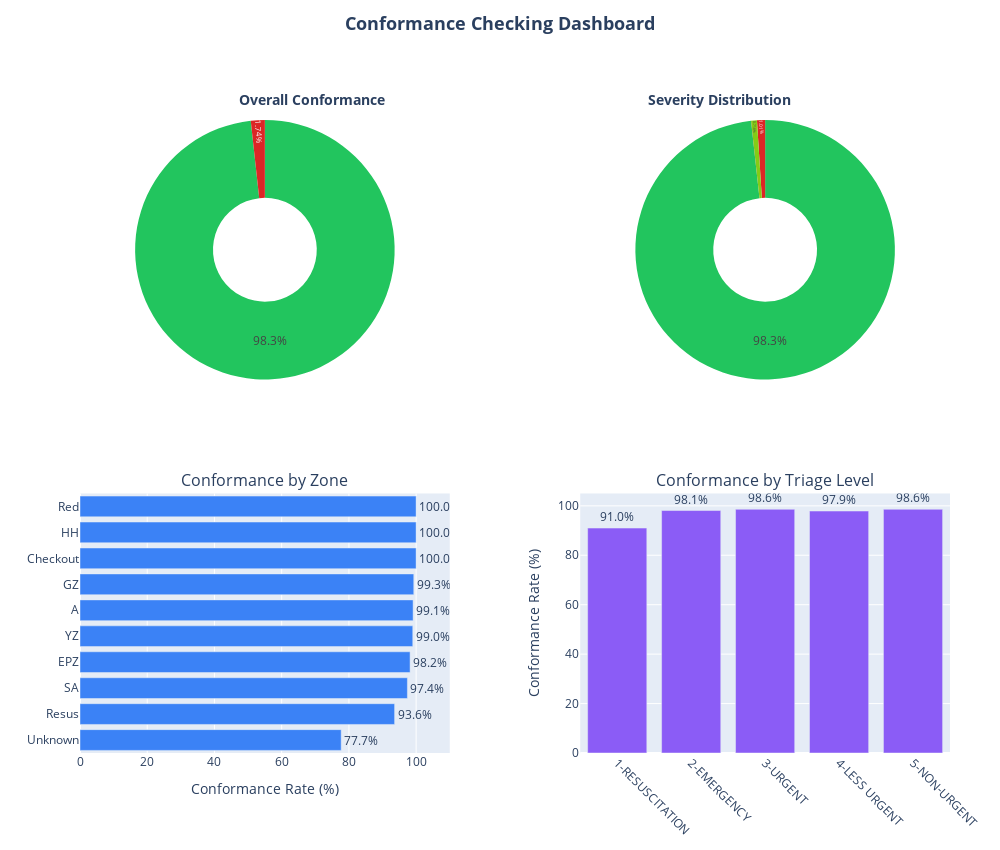

Notebook code for this chart:
### Markdown cell above
## Cell 18: Create Conformance Dashboard View

### Code cell
# Create a summary dashboard with multiple charts
fig = make_subplots(
    rows=2, cols=2,
    subplot_titles=(
        '',  # We'll add titles manually
        '',
        'Conformance by Zone',
        'Conformance by Triage Level'
    ),
    specs=[
        [{"type": "domain"}, {"type": "domain"}],  # Use domain for pie charts
        [{"type": "bar"}, {"type": "bar"}]
    ],
    vertical_spacing=0.18,
    horizontal_spacing=0.15
)

# 1. Overall conformance pie
conformant_count = conformance_results['is_conformant'].sum()
non_conformant_count = len(conformance_results) - conformant_count

fig.add_trace(
    go.Pie(
        labels=['Conformant', 'Non-Conformant'],
        values=[conformant_count, non_conformant_count],
        marker_colors=['#22C55E', '#DC2626'],
        hole=0.4,
        textinfo='percent',
        textposition='inside',
        name='Conformance'
    ),
    row=1, col=1
)

# 2. Severity distribution pie
severity_counts = conformance_results['severity'].value_counts()
severity_colors = {'NONE': '#22C55E', 'LOW': '#84CC16', 'MEDIUM': '#F97316', 
                   'HIGH': '#DC2626', 'CRITICAL': '#7F1D1D'}

fig.add_trace(
    go.Pie(
        labels=severity_counts.index.tolist(),
        values=severity_counts.values.tolist(),
        marker_colors=[severity_colors.get(s, '#6B7280') for s in severity_counts.index],
        hole=0.4,
        textinfo='percent',
        textposition='inside',
        name='Severity'
    ),
    row=1, col=2
)

# 3. Conformance by zone (bar)
zone_conf_sorted = zone_conformance.sort_values('Conformance Rate')
fig.add_trace(
    go.Bar(
        x=zone_conf_sorted['Conformance Rate'],
        y=zone_conf_sorted['initial_zone'],
        orientation='h',
        marker_color='#3B82F6',
        text=zone_conf_sorted['Conformance Rate'].apply(lambda x: f'{x:.1f}%'),
        textposition='outside',
        name='Zone'
    ),
    row=2, col=1
)

# 4. Conformance by triage level (bar)
triage_conf_sorted = triage_conformance.sort_values('triage_level')
fig.add_trace(
    go.Bar(
        x=triage_conf_sorted['triage_level'],
        y=triage_conf_sorted['Conformance Rate'],
        marker_color='#8B5CF6',
        text=triage_conf_sorted['Conformance Rate'].apply(lambda x: f'{x:.1f}%'),
        textposition='outside',
        name='Triage'
    ),
    row=2, col=2
)

# Add manual annotations for pie chart titles (positioned correctly)
fig.add_annotation(
    text="<b>Overall Conformance</b>",
    x=0.18, y=1.05,
    xref="paper", yref="paper",
    showarrow=False,
    font=dict(size=14)
)

fig.add_annotation(
    text="<b>Severity Distribution</b>",
    x=0.82, y=1.05,
    xref="paper", yref="paper",
    showarrow=False,
    font=dict(size=14)
)

fig.update_layout(
    height=850,
    width=1000,
    showlegend=False,
    title_text="<b>Conformance Checking Dashboard</b>",
    title_x=0.5,
    title_y=0.98,
    title_font_size=18,
    margin=dict(t=120, b=80, l=80, r=50)
)

# Update axes for bar charts
fig.update_xaxes(range=[0, 110], row=2, col=1, title_text="Conformance Rate (%)")
fig.update_yaxes(range=[0, 105], row=2, col=2, title_text="Conformance Rate (%)")

# Rotate x-axis labels for triage level chart
fig.update_xaxes(tickangle=45, row=2, col=2)

fig.show()

### Figure 1 — Plotly figure (JSON) as saved in the notebook; plotly's stock layout.template omitted (floating-point values rounded to 4 significant figures)
{"data": [{"domain": {"x": [0, 0.425], "y": [0.59, 1]}, "hole": 0.4, "labels": ["Conformant", "Non-Conformant"], "marker": {"colors": ["#22C55E", "#DC2626"]}, "name": "Conformance", "textinfo": "percent", "textposition": "inside", "type": "pie", "values": [15733, 278]}, {"domain": {"x": [0.575, 1], "y": [0.59, 1]}, "hole": 0.4, "labels": ["NONE", "HIGH", "LOW", "CRITICAL"], "marker": {"colors": ["#22C55E", "#DC2626", "#84CC16", "#7F1D1D"]}, "name": "Severity", "textinfo": "percent", "textposition": "inside", "type": "pie", "values": [15733, 161, 115, 2]}, {"marker": {"color": "#3B82F6"}, "name": "Zone", "orientation": "h", "text": ["77.7%", "93.6%", "97.4%", "98.2%", "99.0%", "99.1%", "99.3%", "100.0%", "100.0%", "100.0%"], "textposition": "outside", "type": "bar", "x": [77.7, 93.6, 97.4, 98.2, 99.0, 99.1, 99.3, 100.0, 100.0, 100.0], "xaxis": "x", "y": ["Unknown", "Resus", "SA", "EPZ", "YZ", "A", "GZ", "Checkout", "HH", "Red"], "yaxis": "y"}, {"marker": {"color": "#8B5CF6"}, "name": "Triage", "text": ["91.0%", "98.1%", "98.6%", "97.9%", "98.6%"], "textposition": "outside", "type": "bar", "x": ["1-RESUSCITATION", "2-EMERGENCY", "3-URGENT", "4-LESS URGENT", "5-NON-URGENT"], "xaxis": "x2", "y": [91.0, 98.1, 98.6, 97.9, 98.6], "yaxis": "y2"}], "layout": {"annotations": [{"font": {"size": 16}, "showarrow": false, "text": "Conformance by Zone", "x": 0.2125, "xanchor": "center", "xref": "paper", "y": 0.41, "yanchor": "bottom", "yref": "paper"}, {"font": {"size": 16}, "showarrow": false, "text": "Conformance by Triage Level", "x": 0.7875, "xanchor": "center", "xref": "paper", "y": 0.41, "yanchor": "bottom", "yref": "paper"}, {"font": {"size": 14}, "showarrow": false, "text": "<b>Overall Conformance</b>", "x": 0.18, "xref": "paper", "y": 1.05, "yref": "paper"}, {"font": {"size": 14}, "showarrow": false, "text": "<b>Severity Distribution</b>", "x": 0.82, "xref": "paper", "y": 1.05, "yref": "paper"}], "height": 850, "margin": {"b": 80, "l": 80, "r": 50, "t": 120}, "showlegend": false, "title": {"font": {"size": 18}, "text": "<b>Conformance Checking Dashboard</b>", "x": 0.5, "y": 0.98}, "width": 1000, "xaxis": {"anchor": "y", "domain": [0, 0.425], "range": [0, 110], "title": {"text": "Conformance Rate (%)"}}, "xaxis2": {"anchor": "y2", "domain": [0.575, 1], "tickangle": 45}, "yaxis": {"anchor": "x", "domain": [0, 0.41]}, "yaxis2": {"anchor": "x2", "domain": [0, 0.41], "range": [0, 105], "title": {"text": "Conformance Rate (%)"}}}}
